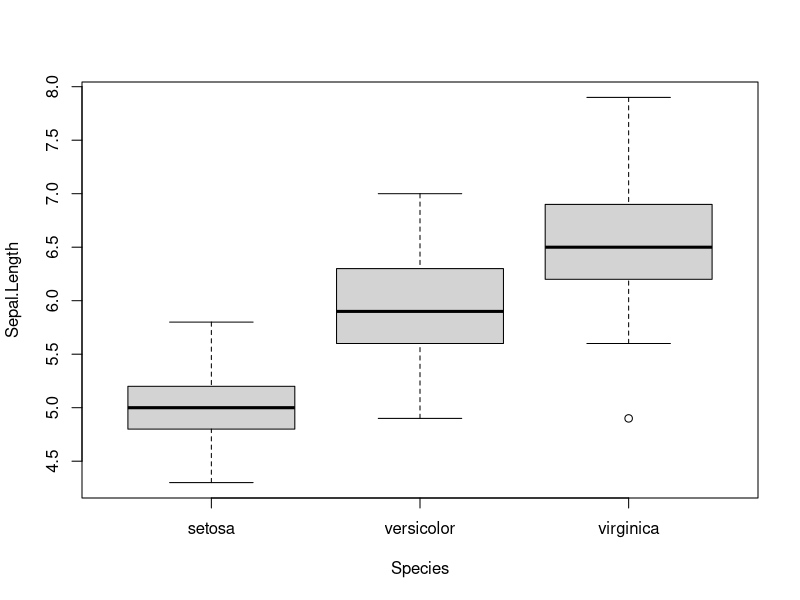
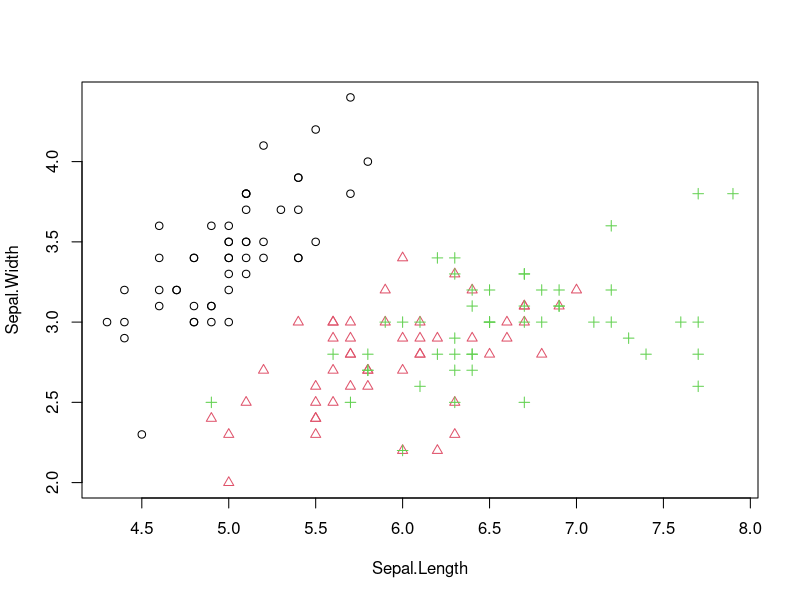
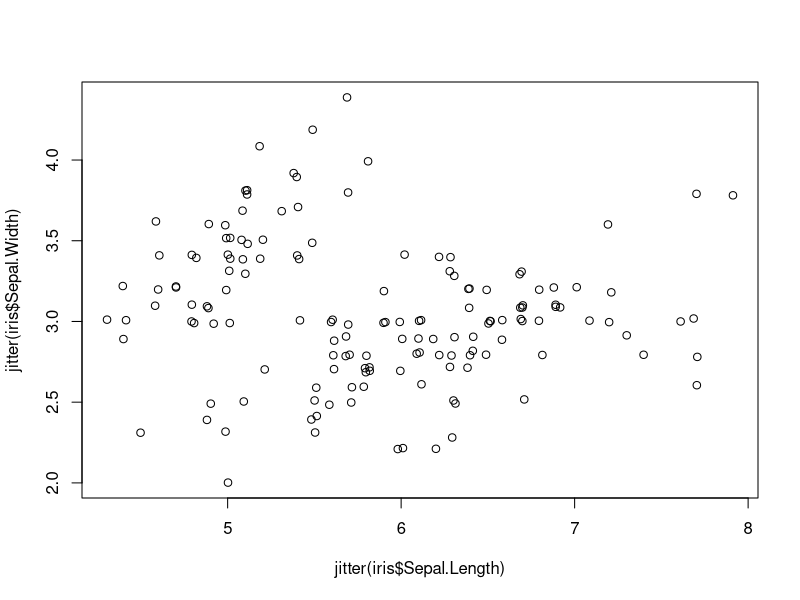

R code for these plots, in order:
# covariance and correlation between sepal length and petal length
#
# Covariance is a measure of how changes in one variable are associated with changes in a second variable.
# Specifically, covariance measures the degree to which two variables are linearly associated.
# However, it is also often used informally as a general measure of how monotonically related two variables are.
cov(iris$Sepal.Length, iris$Petal.Length)
#[1] 1.274315


# Correlation is a statistical technique that can show whether and how strongly pairs of variables are related. 
# For example, height and weight are related; taller people tend to be heavier than shorter people.
# e.g. Petal.Width and Petal.Length are close to 1 (0.9628654), 
#      we can conclude that the variables are positively linearly related. 
cor(iris[,1:4])
#             Sepal.Length Sepal.Width Petal.Length Petal.Width
#Sepal.Length    1.0000000  -0.1175698    0.8717538   0.8179411
#Sepal.Width    -0.1175698   1.0000000   -0.4284401  -0.3661259
#Petal.Length    0.8717538  -0.4284401    1.0000000   0.9628654
#Petal.Width     0.8179411  -0.3661259    0.9628654   1.0000000


# computing the stats of Sepal.Length of every species with aggregate().
aggregate(Sepal.Length ~ Species, summary, data=iris)
#    Species        Sepal.Length.Min. Sepal.Length.1st Qu. Sepal.Length.Median Sepal.Length.Mean Sepal.Length.3rd Qu. Sepal.Length.Max.
#     setosa             4.300                4.800               5.000             5.006                5.200             5.800
# versicolor             4.900                5.600               5.900             5.936                6.300             7.000
#  virginica             4.900                6.225               6.500             6.588                6.900             7.900

#plotting a box-and-whisker plot 
# show the median, first and third quartile of a distribution (i.e., the 50%, 25% and 75% points in
# cumulative distribution), and outliers. The bar in the middle is the median. The box shows the
# interquartile range (IQR), which is the range between the 75% and 25% observation.
boxplot(Sepal.Length~Species, data=iris)


# A scatter plot can be drawn for two numeric variables with plot() as below.
# Using with() adding “iris$” before variable names is not necessary any longer.
# the colors (col) and symbols (pch) of points are set to species.
with(iris, plot(Sepal.Length, Sepal.Width, col=Species, pch=as.numeric(Species)))

# if many point are overlapping jitter() can be used
plot(jitter(iris$Sepal.Length), jitter(iris$Sepal.Width))